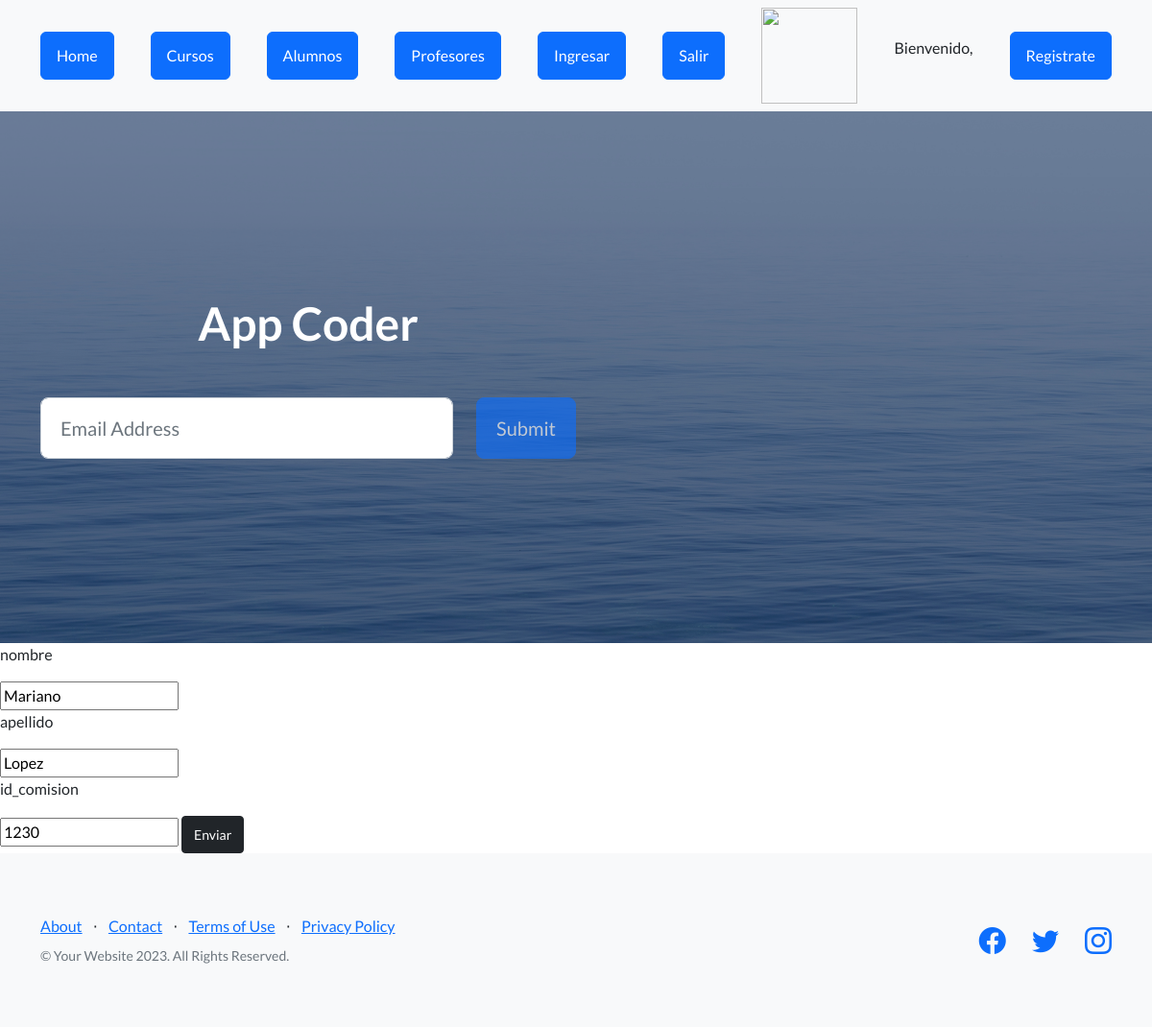
The app's page /AppCoder/editar_profesores/1 with its own data.
### AppCoder/models.py (models this page shows, shortened)
class Profesores(models.Model): #estoy creando una clase profesores
    nombre = models.CharField(max_length=40)
    apellido = models.CharField(max_length=40)
    id_comision = models.IntegerField()
    class Meta:
        db_table = "AppCoder_profesores"

### AppCoder/views.py (the view)
# urls.py: path("editar_profesores/<int:id>", views.editar_profesores, name="editar_profesores"),
def editar_profesores(request , id):
    profesores = Profesores.objects.get(id=id)
    if request.method == "POST":
        mi_formulario = Profesores_formulario( request.POST )
        if mi_formulario.is_valid():
            datos = mi_formulario.cleaned_data
            profesores.nombre = datos["nombre"]
            profesores.apellido = datos["apellido"]
            profesores.id_comision = datos["id_comision"]
            profesores.save()
            profesores = Profesores.objects.all()
            return render(request , "profesores.html" , {"profesores":profesores})
    else:
        mi_formulario = Profesores_formulario(initial={"nombre":profesores.nombre , "apellido":profesores.apellido , "id_comision":profesores.id_comision})
    return render( request , "editar_profesores.html" , {"mi_formulario": mi_formulario , "profesores":profesores})

### AppCoder/forms.py
class Profesores_formulario(forms.Form):
    nombre = forms.CharField(max_length=40)
    apellido = forms.CharField(max_length=40)
    id_comision = forms.IntegerField()

### AppCoder/template/editar_profesores.html (shortened to what this page needs)
{% extends "padre.html" %}
{% load static %}
{% block contenido %}
<form action="{% url 'editar_profesores' profesores.id %}" method="POST">
    <p>nombre</p>
    {{mi_formulario.nombre}}
    <p>apellido</p>
    {{mi_formulario.apellido}}
    <p>id_comision</p>
    {{mi_formulario.id_comision}}
    <button class="btn btn-dark btn-sm"> Enviar</button>
</form>
{% endblock %}

### records on screen
Profesores: nombre "Mariano", apellido "Lopez", id_comision "1230"
